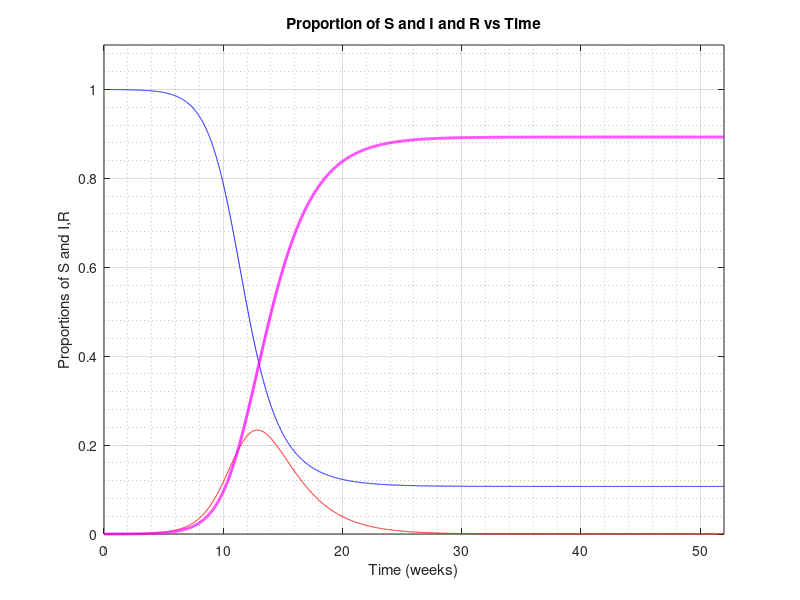

Source code (MATLAB):
% SIR-Model
% This model for the spread of disease is dependent on the state variables
% S and I, R

% Prabir Kumar Das ---- 20 september ,2021

%% Set Parameters

I0 = 1e-4;      % Initial Proportion of Infected people
a = 1.25;       % Infection Coefficient in wk^-1 , 0.25,0.75,1.1 ,1.0 , Check for different values
b = 0.5;        % Removal Coefficient  in wk^-1
tmax = 52;      % Number of weeks
Imax = 1.1;     %Maximum number of Infected for Graph
dt = 0.01;      %size of time steps in weeks

plotchoice = 4; % 1 = S , 2=I , 3=R , 4 = all

%% Initialize vectors

t = 0 : dt : tmax ; % Time vector
Nt = length(t);     % Number of time steps
I = zeros(1,Nt);    % Infection vector
S = zeros(1,Nt);    % Susceptable vector
R = zeros(1,Nt);    % Removed / Recoverd vector 
I(1) = I0;          % Set initial infection value


%% Model Equation

for it = 1 : Nt-1
    
    S(it) = 1 - I(it)- R(it) ;  % S+I+R = 1 
    dI = a*I(it)*S(it) - b*I(it) ;
    I(it+1) = I(it) + dI*dt ;
    dR = b*I(it);
    R(it+1) = R(it) + dR*dt;
    
    
end
    S(Nt) = 1 -I(Nt)- R(Nt);
%% Plots
switch plotchoice          %  Ctrl + I for Indentation
    case 1
        plot(t,S,'-b','LineWidth',2)
        axis([0 tmax 0 Imax])
        grid on
        grid minor
        xlabel('Time (weeks)')
        ylabel('Proportion Susceptable')
        title('Proportion of Susceptable vs Time')
    case 2
        plot(t,I,'-r','LineWidth',2)
        axis([0 tmax 0 Imax])
        grid on
        grid minor
        xlabel('Time (weeks)')
        ylabel('Proportion Infected')
        title('Proportion of Infected vs Time')
    case 3
        plot(t,R,'-m','LineWidth',2)
        axis([0 tmax 0 Imax])
        grid on
        grid minor
        xlabel('Time (weeks)')
        ylabel('Proportion Recovered')
        title('Proportion of Recovered vs Time')
        
    case 4
        plot(t,I,'-r',...
            t,S,'-b',...
            t,R,'-m','LineWidth',2)
        axis([0 tmax 0 Imax])
        grid on
        grid minor
        xlabel('Time (weeks)')
        ylabel('Proportions of S and I,R')
        title('Proportion of S and I and R vs Time')
        
end

